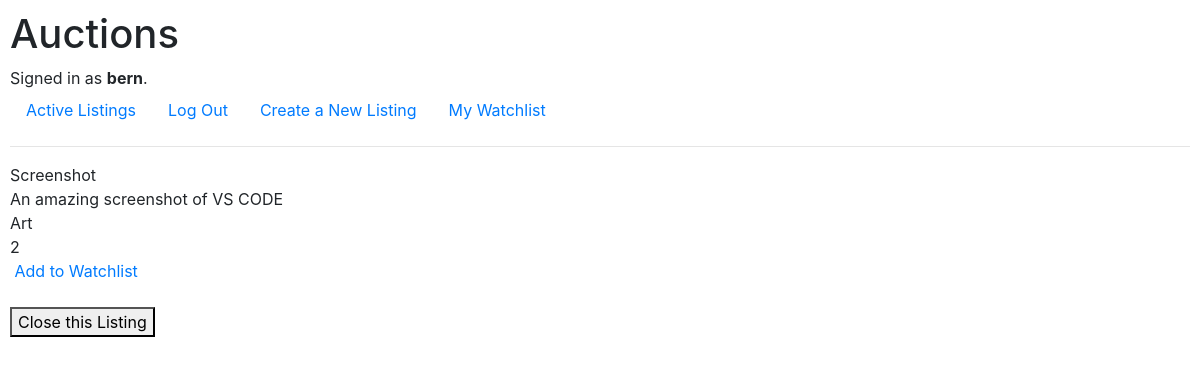
The page /listing/4 (signed in) on the database its author committed.
### auctions/models.py (models this page shows)
class User(AbstractUser):
    pass

class Listing(models.Model):
    Title = models.CharField(max_length=64)
    Description = models.TextField(max_length=500)
    Category = models.CharField(max_length=16)
    Starting_Bid = models.IntegerField()
    Image = models.ImageField()
    Auction_closed = models.BooleanField(default=False)
    watchlist = models.ManyToManyField(User, blank= True, related_name="watcher")
    listing_owner = models.ForeignKey(User,on_delete=models.CASCADE,related_name="owner",null=True)

### auctions/views.py (the view)
# urls.py: path("listing/<int:listing_id>", views.listing, name="listing"),
@login_required
def listing(request, listing_id):
    listing = Listing.objects.get(pk=listing_id)
    user = User.objects.get(pk=request.user.id),
    owner = listing.listing_owner
    print(listing)
    print(user)
    print(owner)
    print(request.user)
    return render(request, "auctions/listing.html", {
        "that_listing": listing,
        "user": request.user,
        "owner": owner
    })

### auctions/templates/auctions/listing.html (shortened to what this page needs)
{% extends "auctions/layout.html"%}
{% block body %}
{{ that_listing.Title}} <br>
{{ that_listing.Description}} <br>
{{ that_listing.Category}} <br>
{{ that_listing.Starting_Bid}} <br>
<a href="{% url 'add_listing' that_listing.id %}"> Add to Watchlist </a>
<br><br>
{% if user == owner %}
    <form action="{% url 'close_auction' that_listing.id %}" method="post">
        <button>Close this Listing</button>
    </form>
{% endif %}
{% endblock %}

### auctions/templates/auctions/layout.html (shortened to what this page needs)
{% load static %}
<!DOCTYPE html>
<html lang="en">
    <head>
        <link rel="stylesheet" href="https://stackpath.bootstrapcdn.com/bootstrap/4.4.1/css/bootstrap.min.css">
        <link href="{% static 'auctions/styles.css' %}" rel="stylesheet">
    </head>
    <body>
        <h1>Auctions</h1>
        <div>
            {% if user.is_authenticated %}
                Signed in as <strong>{{ user.username }}</strong>.
            {% else %}
                Not signed in.
            {% endif %}
        </div>
        <ul class="nav">
            <li class="nav-item">
                <a class="nav-link" href="{% url 'index' %}">Active Listings</a>
            </li>
            {% if user.is_authenticated %}
                <li class="nav-item">
                    <a class="nav-link" href="{% url 'logout' %}">Log Out</a>
                </li>
                <li class="nav-item">
                    <a class="nav-link" href="{% url 'create' %}">Create a New Listing</a>
                </li>
                <li class="nav-item">
                    <a class="nav-link" href="{% url 'my_watchlist' %}">My Watchlist</a>
                </li>
            {% endif %}
        </ul>
        <hr>
        {% block body %}
        {% endblock %}
    </body>
</html>

### auctions/static/auctions/styles.css (style rules this page uses)
body { padding: 10px; }

### rows shown on the page
User: username "bern"
Listing: Title "Screenshot", Description "An amazing screenshot of VS CODE", Category "Art", Starting_Bid "2"
